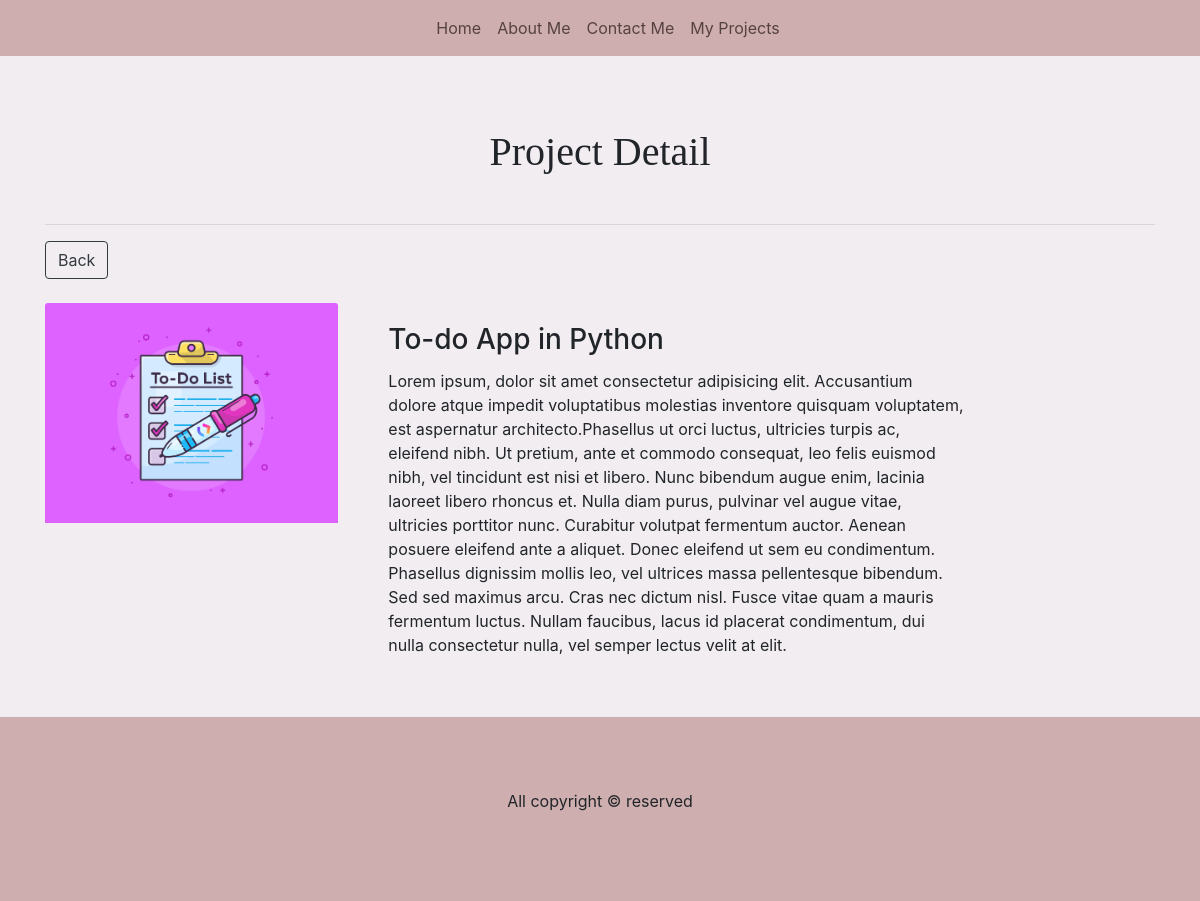
The app's page /product_detail/11 with its own data.
### website/models.py (models this page shows, shortened)
class product(models.Model):
    name= models.CharField(max_length=50)
    description = models.TextField()
    Date = models.DateTimeField(auto_now_add=True)
    image = models.ImageField(upload_to= 'product_images',null=True, blank=True)

### website/views.py (the view)
# urls.py: path('product_detail/<int:pk>', views.product_detail, name= 'product_detail'),
def product_detail(request,pk=None):
    prod = product.objects.get(pk=pk)
    return render(request, 'product.html', { 'prod': prod})

### template/product.html
{% extends "base.html" %}
{% load static %}
{% block body %}
<div class="container pt-4" >
  <h1 class="text-center py-4 my-4" style="font-family: Georgia, 'Times New Roman', Times, serif;">Project Detail </h1><hr>
  <a href="/category"><button type="button" class="btn btn-outline-dark" >Back</button></a>
    <div class=" mb-3 py-4" style="max-width: 940px;">
        <div class="row g-0">
          <div class="col-md-4">
            <img class="card-img-top" src="{{ prod.image.url }}" alt="Card image cap">
          </div>
          <div class="col-md-8">
            <div class="card-body">
              <h3 class="card-title">{{prod.name}}</h3>
              <p class="card-text">{{prod.description}}</p>
            </div>
          </div>
        </div>
      </div>
</div>
{% endblock %}

### records on screen
product: image (picture), name "To-do App in Python", description "Lorem ipsum, dolor sit amet consectetur adipisicing elit. Accusantium dolore atque impedit voluptatibus molestias inventore quisquam voluptatem, est aspernatur architecto.Phasellus ut orci luctus, ultricies turpis ac, eleifend nibh. Ut pretium, ante et commodo consequat, leo felis euismod nibh, vel tincidunt est nisi et libero. Nunc bibendum augue enim, lacinia laoreet libero rhoncus et. Nulla diam purus, pulvinar vel augue vitae, ultricies porttitor nunc. Curabitur volutpat fermentum auctor. Aenean posuere eleifend ante a aliquet. Donec eleifend ut sem eu condimentum. Phasellus dignissim mollis leo, vel ultrices massa pellentesque bibendum. Sed sed maximus arcu. Cras nec dictum nisl. Fusce…"
